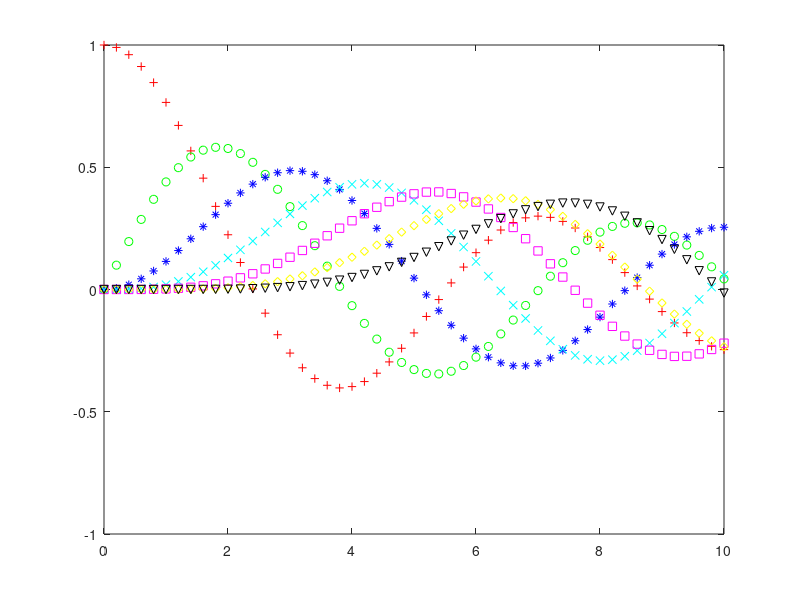

This chart was generated by the following MATLAB code: (Note: this script raises an error after producing the figure.)
	% Generate some data using the besselj function
x = 0:0.2:10;
y0 = besselj(0,x);
y1 = besselj(1,x);
y2 = besselj(2,x);
y3 = besselj(3,x);
y4 = besselj(4,x);
y5 = besselj(5,x);
y6 = besselj(6,x);

% Plot the points from the Bessel functions using standard marker types
fig = figure;
plot(x, y0, 'r+', x, y1, 'go', x, y2, 'b*', x, y3, 'cx', ...
    x, y4, 'ms', x, y5, 'yd', x, y6, 'kv');

% PLOTLY     
response = fig2plotly(fig,'filename','matlab_line_markers');
plotly_url = response.url;
